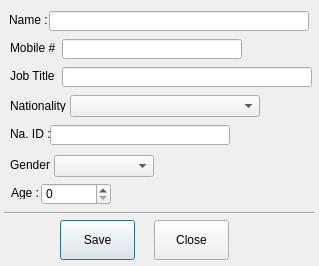
<?xml version="1.0" encoding="UTF-8"?>
<ui version="4.0">
 <class>addemplDialog</class>
 <widget class="QDialog" name="addemplDialog">
  <property name="geometry">
   <rect>
    <x>0</x>
    <y>0</y>
    <width>319</width>
    <height>266</height>
   </rect>
  </property>
  <property name="windowTitle">
   <string>Add Employee</string>
  </property>
  <widget class="QLabel" name="label">
   <property name="geometry">
    <rect>
     <x>9</x>
     <y>13</y>
     <width>47</width>
     <height>13</height>
    </rect>
   </property>
   <property name="text">
    <string>Name :</string>
   </property>
  </widget>
  <widget class="QLineEdit" name="nameled">
   <property name="geometry">
    <rect>
     <x>49</x>
     <y>11</y>
     <width>260</width>
     <height>20</height>
    </rect>
   </property>
  </widget>
  <widget class="QLabel" name="label_2">
   <property name="geometry">
    <rect>
     <x>10</x>
     <y>41</y>
     <width>47</width>
     <height>13</height>
    </rect>
   </property>
   <property name="text">
    <string>Mobile # :</string>
   </property>
  </widget>
  <widget class="QLineEdit" name="mobled">
   <property name="geometry">
    <rect>
     <x>62</x>
     <y>39</y>
     <width>180</width>
     <height>20</height>
    </rect>
   </property>
  </widget>
  <widget class="QLabel" name="label_3">
   <property name="geometry">
    <rect>
     <x>10</x>
     <y>69</y>
     <width>47</width>
     <height>13</height>
    </rect>
   </property>
   <property name="text">
    <string>Job Title :</string>
   </property>
  </widget>
  <widget class="QLineEdit" name="jobled">
   <property name="geometry">
    <rect>
     <x>62</x>
     <y>67</y>
     <width>250</width>
     <height>20</height>
    </rect>
   </property>
  </widget>
  <widget class="QLabel" name="label_4">
   <property name="geometry">
    <rect>
     <x>10</x>
     <y>99</y>
     <width>70</width>
     <height>13</height>
    </rect>
   </property>
   <property name="text">
    <string>Nationality :</string>
   </property>
  </widget>
  <widget class="QLabel" name="label_5">
   <property name="geometry">
    <rect>
     <x>10</x>
     <y>158</y>
     <width>47</width>
     <height>13</height>
    </rect>
   </property>
   <property name="text">
    <string>Gender :</string>
   </property>
  </widget>
  <widget class="QLabel" name="label_6">
   <property name="geometry">
    <rect>
     <x>10</x>
     <y>127</y>
     <width>47</width>
     <height>13</height>
    </rect>
   </property>
   <property name="text">
    <string>Na. ID :</string>
   </property>
  </widget>
  <widget class="QLineEdit" name="natidled">
   <property name="geometry">
    <rect>
     <x>50</x>
     <y>125</y>
     <width>180</width>
     <height>20</height>
    </rect>
   </property>
  </widget>
  <widget class="QComboBox" name="natiocomboBox">
   <property name="geometry">
    <rect>
     <x>70</x>
     <y>95</y>
     <width>190</width>
     <height>22</height>
    </rect>
   </property>
   <item>
    <property name="text">
     <string/>
    </property>
   </item>
   <item>
    <property name="text">
     <string>Afghanistan</string>
    </property>
   </item>
   <item>
    <property name="text">
     <string>Algeria</string>
    </property>
   </item>
   <item>
    <property name="text">
     <string>Bangladesh</string>
    </property>
   </item>
   <item>
    <property name="text">
     <string>Egypt</string>
    </property>
   </item>
   <item>
    <property name="text">
     <string>India</string>
    </property>
   </item>
   <item>
    <property name="text">
     <string>Indonesia</string>
    </property>
   </item>
   <item>
    <property name="text">
     <string>Jordan</string>
    </property>
   </item>
   <item>
    <property name="text">
     <string>Pakistan</string>
    </property>
   </item>
   <item>
    <property name="text">
     <string>Philippines</string>
    </property>
   </item>
   <item>
    <property name="text">
     <string>Saudi Arabia</string>
    </property>
   </item>
   <item>
    <property name="text">
     <string>Sudan</string>
    </property>
   </item>
   <item>
    <property name="text">
     <string>Syria</string>
    </property>
   </item>
   <item>
    <property name="text">
     <string>Yemen</string>
    </property>
   </item>
  </widget>
  <widget class="QComboBox" name="gendercomboBox">
   <property name="geometry">
    <rect>
     <x>54</x>
     <y>155</y>
     <width>100</width>
     <height>22</height>
    </rect>
   </property>
   <item>
    <property name="text">
     <string/>
    </property>
   </item>
   <item>
    <property name="text">
     <string>Male</string>
    </property>
   </item>
   <item>
    <property name="text">
     <string>Female</string>
    </property>
   </item>
  </widget>
  <widget class="QLabel" name="label_7">
   <property name="geometry">
    <rect>
     <x>11</x>
     <y>186</y>
     <width>47</width>
     <height>13</height>
    </rect>
   </property>
   <property name="text">
    <string>Age :</string>
   </property>
  </widget>
  <widget class="QSpinBox" name="agespinBox">
   <property name="geometry">
    <rect>
     <x>41</x>
     <y>183</y>
     <width>70</width>
     <height>22</height>
    </rect>
   </property>
  </widget>
  <widget class="Line" name="line">
   <property name="geometry">
    <rect>
     <x>4</x>
     <y>212</y>
     <width>310</width>
     <height>3</height>
    </rect>
   </property>
   <property name="orientation">
    <enum>Qt::Horizontal</enum>
   </property>
  </widget>
  <widget class="QPushButton" name="savebtn">
   <property name="geometry">
    <rect>
     <x>60</x>
     <y>220</y>
     <width>75</width>
     <height>40</height>
    </rect>
   </property>
   <property name="text">
    <string>Save</string>
   </property>
  </widget>
  <widget class="QPushButton" name="closebtn">
   <property name="geometry">
    <rect>
     <x>154</x>
     <y>220</y>
     <width>75</width>
     <height>40</height>
    </rect>
   </property>
   <property name="text">
    <string>Close</string>
   </property>
  </widget>
 </widget>
 <resources/>
 <connections/>
</ui>
